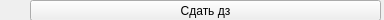
<?xml version="1.0" encoding="UTF-8"?>
<ui version="4.0">
 <class>CourseDz</class>
 <widget class="QWidget" name="CourseDz">
  <property name="geometry">
   <rect>
    <x>0</x>
    <y>0</y>
    <width>384</width>
    <height>20</height>
   </rect>
  </property>
  <property name="sizePolicy">
   <sizepolicy hsizetype="Fixed" vsizetype="Fixed">
    <horstretch>0</horstretch>
    <verstretch>0</verstretch>
   </sizepolicy>
  </property>
  <property name="windowTitle">
   <string>Form</string>
  </property>
  <widget class="QPushButton" name="giveDzButton">
   <property name="geometry">
    <rect>
     <x>30</x>
     <y>0</y>
     <width>351</width>
     <height>21</height>
    </rect>
   </property>
   <property name="sizePolicy">
    <sizepolicy hsizetype="Fixed" vsizetype="Fixed">
     <horstretch>0</horstretch>
     <verstretch>0</verstretch>
    </sizepolicy>
   </property>
   <property name="text">
    <string>Сдать дз</string>
   </property>
  </widget>
  <widget class="QLabel" name="LabelIMG">
   <property name="geometry">
    <rect>
     <x>0</x>
     <y>0</y>
     <width>31</width>
     <height>21</height>
    </rect>
   </property>
   <property name="sizePolicy">
    <sizepolicy hsizetype="Fixed" vsizetype="Fixed">
     <horstretch>0</horstretch>
     <verstretch>0</verstretch>
    </sizepolicy>
   </property>
   <property name="text">
    <string/>
   </property>
  </widget>
 </widget>
 <resources/>
 <connections/>
</ui>
